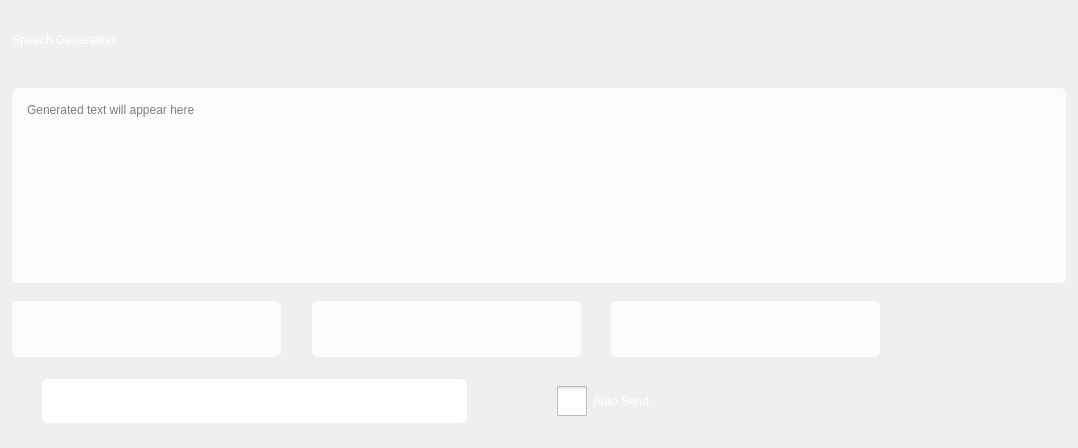
<?xml version="1.0" encoding="UTF-8"?>
<ui version="4.0">
 <class>WSpeechGenerationUiClass</class>
 <widget class="QWidget" name="WSpeechGenerationUiClass">
  <property name="geometry">
   <rect>
    <x>0</x>
    <y>0</y>
    <width>1078</width>
    <height>448</height>
   </rect>
  </property>
  <property name="minimumSize">
   <size>
    <width>1078</width>
    <height>448</height>
   </size>
  </property>
  <property name="maximumSize">
   <size>
    <width>1078</width>
    <height>448</height>
   </size>
  </property>
  <property name="windowTitle">
   <string>WSpeechGenerationUi</string>
  </property>
  <property name="styleSheet">
   <string notr="true">QWidget{
	font: 12px &quot;微软雅黑&quot;;
    border-radius:6px
}

QFrame#frame_text{
	background-color: rgba(255, 255, 255,80%);
}

QWidget#widget_language,#widget_name,#widget_sex{
	background-color: rgba(255, 255, 255,80%);
}

QLabel{
	font: 12px &quot;微软雅黑&quot;;
	color: rgb(255, 255, 255);
}

QLabel#lb_sp_title{
	font: 20px &quot;微软雅黑&quot;;
}

QPushButton#pb_lock,#pb_min,#pb_close,#pb_pause,#pb_start,#pb_send{
	border:none;
	background-position: center;
    background-repeat: no-repeat;
}

QPushButton#pb_lock{
	background-image: url(:/QtTest/icon/Speech/lock.png);
}
QPushButton#pb_min{
	background-image: url(:/QtTest/icon/Speech/min.png);
}
QPushButton#pb_close{
	background-image: url(:/QtTest/icon/Speech/close.png);
}
QPushButton#pb_pause{
	background-image: url(:/QtTest/icon/Speech/pause.png);
}
QPushButton#pb_start{
	background-image: url(:/QtTest/icon/Speech/start.png);
}
QPushButton#pb_send{
	background-image: url(:/QtTest/icon/Speech/send.png);
}

QPushButton#pb_export{
	background-image: url(:/QtTest/icon/Speech/export.png);
}

QPushButton#pb_copy{
	background-image: url(:/QtTest/icon/Speech/copy.png);
}

QPushButton#pb_language{
	background-image: url(:/QtTest/icon/Speech/Language.png);
}

QPushButton#pb_sex{
	background-image: url(:/QtTest/icon/Speech/gender.png);
}

QPushButton#pb_vector{
	background-image: url(:/QtTest/icon/Speech/Vector.png);
}

QCheckBox{
	font: 20px &quot;微软雅黑&quot;;
	color: rgb(255, 255, 255);
}

QCheckBox::indicator {width: 30px; height: 30px;}

QCheckBox::indicator:unchecked {image: url(:/QtTest/icon/Speech/chebox_sel.png);}

QCheckBox::indicator:checked {image: url(:/QtTest/icon/Speech/checkbox_selet.png);}


QTextEdit{
	background-color: transparent;
	border:none
}

QComboBox{
	border:none;
	background-color: rgba(255, 255, 255,0);
}

QComboBox::drop-down {
    subcontrol-origin: padding;
    subcontrol-position: top right;
    width: 20px;
    border-top-right-radius: 3px; /* same radius as the QComboBox */
    border-bottom-right-radius: 3px;
}

QComboBox::down-arrow {
	image: url(:/QtTest/icon/Speech/down.png);
}

QComboBox QAbstractItemView::item { 
	min-height: 30px;
}


</string>
  </property>
  <layout class="QVBoxLayout" name="verticalLayout">
   <property name="spacing">
    <number>12</number>
   </property>
   <property name="leftMargin">
    <number>12</number>
   </property>
   <property name="topMargin">
    <number>4</number>
   </property>
   <property name="rightMargin">
    <number>12</number>
   </property>
   <item>
    <widget class="QFrame" name="frame">
     <property name="minimumSize">
      <size>
       <width>0</width>
       <height>60</height>
      </size>
     </property>
     <property name="maximumSize">
      <size>
       <width>16777215</width>
       <height>60</height>
      </size>
     </property>
     <property name="styleSheet">
      <string notr="true"/>
     </property>
     <property name="frameShape">
      <enum>QFrame::StyledPanel</enum>
     </property>
     <property name="frameShadow">
      <enum>QFrame::Raised</enum>
     </property>
     <layout class="QHBoxLayout" name="horizontalLayout_3">
      <property name="leftMargin">
       <number>0</number>
      </property>
      <property name="rightMargin">
       <number>0</number>
      </property>
      <item>
       <widget class="QLabel" name="lb_sp_title">
        <property name="minimumSize">
         <size>
          <width>700</width>
          <height>20</height>
         </size>
        </property>
        <property name="maximumSize">
         <size>
          <width>700</width>
          <height>20</height>
         </size>
        </property>
        <property name="text">
         <string>Speech Generation</string>
        </property>
       </widget>
      </item>
      <item>
       <spacer name="horizontalSpacer_6">
        <property name="orientation">
         <enum>Qt::Horizontal</enum>
        </property>
        <property name="sizeHint" stdset="0">
         <size>
          <width>231</width>
          <height>20</height>
         </size>
        </property>
       </spacer>
      </item>
      <item>
       <widget class="QPushButton" name="pb_lock">
        <property name="minimumSize">
         <size>
          <width>32</width>
          <height>32</height>
         </size>
        </property>
        <property name="maximumSize">
         <size>
          <width>32</width>
          <height>32</height>
         </size>
        </property>
        <property name="text">
         <string/>
        </property>
       </widget>
      </item>
      <item>
       <widget class="QPushButton" name="pb_min">
        <property name="minimumSize">
         <size>
          <width>32</width>
          <height>32</height>
         </size>
        </property>
        <property name="maximumSize">
         <size>
          <width>32</width>
          <height>32</height>
         </size>
        </property>
        <property name="text">
         <string/>
        </property>
       </widget>
      </item>
      <item>
       <widget class="QPushButton" name="pb_close">
        <property name="minimumSize">
         <size>
          <width>32</width>
          <height>32</height>
         </size>
        </property>
        <property name="maximumSize">
         <size>
          <width>32</width>
          <height>32</height>
         </size>
        </property>
        <property name="text">
         <string/>
        </property>
       </widget>
      </item>
     </layout>
    </widget>
   </item>
   <item>
    <widget class="QFrame" name="frame_text">
     <property name="minimumSize">
      <size>
       <width>0</width>
       <height>195</height>
      </size>
     </property>
     <property name="maximumSize">
      <size>
       <width>16777215</width>
       <height>195</height>
      </size>
     </property>
     <property name="styleSheet">
      <string notr="true"/>
     </property>
     <property name="frameShape">
      <enum>QFrame::StyledPanel</enum>
     </property>
     <property name="frameShadow">
      <enum>QFrame::Raised</enum>
     </property>
     <layout class="QVBoxLayout" name="verticalLayout_2">
      <item>
       <widget class="QTextEdit" name="textEdit">
        <property name="placeholderText">
         <string>Generated text will appear here</string>
        </property>
       </widget>
      </item>
      <item>
       <layout class="QHBoxLayout" name="horizontalLayout_4">
        <item>
         <spacer name="horizontalSpacer_7">
          <property name="orientation">
           <enum>Qt::Horizontal</enum>
          </property>
          <property name="sizeHint" stdset="0">
           <size>
            <width>448</width>
            <height>20</height>
           </size>
          </property>
         </spacer>
        </item>
        <item>
         <widget class="QPushButton" name="pb_copy">
          <property name="minimumSize">
           <size>
            <width>85</width>
            <height>17</height>
           </size>
          </property>
          <property name="maximumSize">
           <size>
            <width>85</width>
            <height>17</height>
           </size>
          </property>
          <property name="text">
           <string/>
          </property>
         </widget>
        </item>
       </layout>
      </item>
     </layout>
    </widget>
   </item>
   <item>
    <layout class="QHBoxLayout" name="horizontalLayout">
     <property name="spacing">
      <number>6</number>
     </property>
     <item>
      <widget class="QWidget" name="widget_language" native="true">
       <property name="minimumSize">
        <size>
         <width>269</width>
         <height>56</height>
        </size>
       </property>
       <property name="maximumSize">
        <size>
         <width>269</width>
         <height>56</height>
        </size>
       </property>
       <property name="styleSheet">
        <string notr="true"/>
       </property>
       <layout class="QHBoxLayout" name="horizontalLayout_5">
        <property name="topMargin">
         <number>8</number>
        </property>
        <property name="bottomMargin">
         <number>8</number>
        </property>
        <item>
         <widget class="QPushButton" name="pb_language">
          <property name="minimumSize">
           <size>
            <width>16</width>
            <height>16</height>
           </size>
          </property>
          <property name="maximumSize">
           <size>
            <width>16</width>
            <height>16</height>
           </size>
          </property>
          <property name="text">
           <string/>
          </property>
         </widget>
        </item>
        <item>
         <widget class="QComboBox" name="comboBox_lang">
          <property name="minimumSize">
           <size>
            <width>0</width>
            <height>40</height>
           </size>
          </property>
         </widget>
        </item>
       </layout>
      </widget>
     </item>
     <item>
      <spacer name="horizontalSpacer">
       <property name="orientation">
        <enum>Qt::Horizontal</enum>
       </property>
       <property name="sizeHint" stdset="0">
        <size>
         <width>40</width>
         <height>20</height>
        </size>
       </property>
      </spacer>
     </item>
     <item>
      <widget class="QWidget" name="widget_sex" native="true">
       <property name="minimumSize">
        <size>
         <width>269</width>
         <height>56</height>
        </size>
       </property>
       <property name="maximumSize">
        <size>
         <width>269</width>
         <height>56</height>
        </size>
       </property>
       <property name="styleSheet">
        <string notr="true"/>
       </property>
       <layout class="QHBoxLayout" name="horizontalLayout_6">
        <property name="topMargin">
         <number>8</number>
        </property>
        <property name="bottomMargin">
         <number>8</number>
        </property>
        <item>
         <widget class="QPushButton" name="pb_sex">
          <property name="minimumSize">
           <size>
            <width>16</width>
            <height>16</height>
           </size>
          </property>
          <property name="maximumSize">
           <size>
            <width>16</width>
            <height>16</height>
           </size>
          </property>
          <property name="text">
           <string/>
          </property>
         </widget>
        </item>
        <item>
         <widget class="QComboBox" name="comboBox_sex">
          <property name="minimumSize">
           <size>
            <width>0</width>
            <height>40</height>
           </size>
          </property>
         </widget>
        </item>
       </layout>
      </widget>
     </item>
     <item>
      <spacer name="horizontalSpacer_2">
       <property name="orientation">
        <enum>Qt::Horizontal</enum>
       </property>
       <property name="sizeHint" stdset="0">
        <size>
         <width>40</width>
         <height>20</height>
        </size>
       </property>
      </spacer>
     </item>
     <item>
      <widget class="QWidget" name="widget_name" native="true">
       <property name="minimumSize">
        <size>
         <width>269</width>
         <height>56</height>
        </size>
       </property>
       <property name="maximumSize">
        <size>
         <width>269</width>
         <height>56</height>
        </size>
       </property>
       <property name="styleSheet">
        <string notr="true"/>
       </property>
       <layout class="QHBoxLayout" name="horizontalLayout_7">
        <property name="topMargin">
         <number>8</number>
        </property>
        <property name="bottomMargin">
         <number>8</number>
        </property>
        <item>
         <widget class="QPushButton" name="pb_vector">
          <property name="minimumSize">
           <size>
            <width>16</width>
            <height>16</height>
           </size>
          </property>
          <property name="maximumSize">
           <size>
            <width>16</width>
            <height>16</height>
           </size>
          </property>
          <property name="text">
           <string/>
          </property>
         </widget>
        </item>
        <item>
         <widget class="QComboBox" name="comboBox_vector">
          <property name="minimumSize">
           <size>
            <width>0</width>
            <height>40</height>
           </size>
          </property>
         </widget>
        </item>
       </layout>
      </widget>
     </item>
     <item>
      <spacer name="horizontalSpacer_3">
       <property name="orientation">
        <enum>Qt::Horizontal</enum>
       </property>
       <property name="sizeHint" stdset="0">
        <size>
         <width>40</width>
         <height>20</height>
        </size>
       </property>
      </spacer>
     </item>
     <item>
      <widget class="QPushButton" name="pb_export">
       <property name="minimumSize">
        <size>
         <width>155</width>
         <height>56</height>
        </size>
       </property>
       <property name="maximumSize">
        <size>
         <width>155</width>
         <height>56</height>
        </size>
       </property>
       <property name="text">
        <string/>
       </property>
      </widget>
     </item>
    </layout>
   </item>
   <item>
    <layout class="QHBoxLayout" name="horizontalLayout_2">
     <item>
      <widget class="QPushButton" name="pb_pause">
       <property name="minimumSize">
        <size>
         <width>24</width>
         <height>24</height>
        </size>
       </property>
       <property name="maximumSize">
        <size>
         <width>24</width>
         <height>24</height>
        </size>
       </property>
       <property name="text">
        <string/>
       </property>
      </widget>
     </item>
     <item>
      <widget class="WSpeechEffect" name="speechEffect" native="true">
       <property name="minimumSize">
        <size>
         <width>425</width>
         <height>44</height>
        </size>
       </property>
       <property name="maximumSize">
        <size>
         <width>425</width>
         <height>44</height>
        </size>
       </property>
       <property name="styleSheet">
        <string notr="true">background-color: rgb(255, 255, 255);</string>
       </property>
      </widget>
     </item>
     <item>
      <spacer name="horizontalSpacer_5">
       <property name="orientation">
        <enum>Qt::Horizontal</enum>
       </property>
       <property name="sizeHint" stdset="0">
        <size>
         <width>40</width>
         <height>20</height>
        </size>
       </property>
      </spacer>
     </item>
     <item>
      <widget class="QCheckBox" name="checkBox">
       <property name="minimumSize">
        <size>
         <width>133</width>
         <height>40</height>
        </size>
       </property>
       <property name="maximumSize">
        <size>
         <width>133</width>
         <height>40</height>
        </size>
       </property>
       <property name="text">
        <string>Auto Send</string>
       </property>
      </widget>
     </item>
     <item>
      <spacer name="horizontalSpacer_4">
       <property name="orientation">
        <enum>Qt::Horizontal</enum>
       </property>
       <property name="sizeHint" stdset="0">
        <size>
         <width>40</width>
         <height>20</height>
        </size>
       </property>
      </spacer>
     </item>
     <item>
      <widget class="QPushButton" name="pb_start">
       <property name="minimumSize">
        <size>
         <width>140</width>
         <height>53</height>
        </size>
       </property>
       <property name="maximumSize">
        <size>
         <width>140</width>
         <height>53</height>
        </size>
       </property>
       <property name="text">
        <string/>
       </property>
      </widget>
     </item>
     <item>
      <widget class="QPushButton" name="pb_send">
       <property name="minimumSize">
        <size>
         <width>140</width>
         <height>53</height>
        </size>
       </property>
       <property name="maximumSize">
        <size>
         <width>140</width>
         <height>53</height>
        </size>
       </property>
       <property name="text">
        <string/>
       </property>
      </widget>
     </item>
    </layout>
   </item>
  </layout>
 </widget>
 <layoutdefault spacing="6" margin="11"/>
 <customwidgets>
  <customwidget>
   <class>WSpeechEffect</class>
   <extends>QWidget</extends>
   <header location="global">widget\Speech\wspeecheffect.h</header>
   <container>1</container>
  </customwidget>
 </customwidgets>
 <resources>
  <include location="../AiSound.qrc"/>
 </resources>
 <connections/>
</ui>
